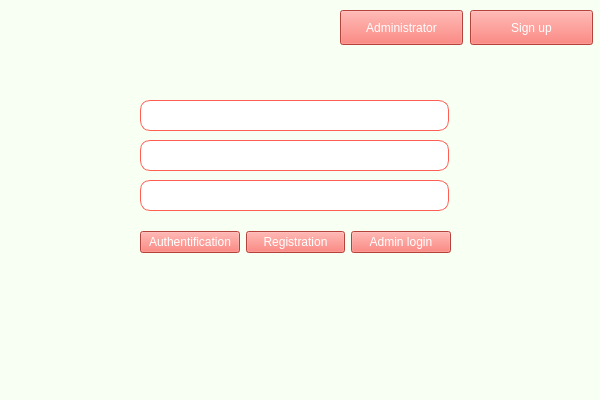
<?xml version="1.0" encoding="UTF-8"?>
<ui version="4.0">
 <class>AuthRegForm</class>
 <widget class="QWidget" name="AuthRegForm">
  <property name="geometry">
   <rect>
    <x>0</x>
    <y>0</y>
    <width>600</width>
    <height>400</height>
   </rect>
  </property>
  <property name="windowTitle">
   <string>Form</string>
  </property>
  <property name="styleSheet">
   <string notr="true">background-color: rgb(248, 255, 243);</string>
  </property>
  <widget class="QLabel" name="label_email">
   <property name="geometry">
    <rect>
     <x>20</x>
     <y>360</y>
     <width>43</width>
     <height>24</height>
    </rect>
   </property>
   <property name="text">
    <string/>
   </property>
  </widget>
  <widget class="QPushButton" name="pushButton_email">
   <property name="geometry">
    <rect>
     <x>470</x>
     <y>10</y>
     <width>123</width>
     <height>35</height>
    </rect>
   </property>
   <property name="styleSheet">
    <string notr="true">background-color: rgb(255, 94, 83);
color: rgb(255, 255, 255);
font: 9pt &quot;Segoe Print&quot;;
</string>
   </property>
   <property name="text">
    <string>Sign up</string>
   </property>
  </widget>
  <widget class="QWidget" name="layoutWidget">
   <property name="geometry">
    <rect>
     <x>140</x>
     <y>210</y>
     <width>311</width>
     <height>64</height>
    </rect>
   </property>
   <layout class="QHBoxLayout" name="horizontalLayout">
    <item>
     <widget class="QPushButton" name="pushButton_auth">
      <property name="styleSheet">
       <string notr="true">background-color: rgb(255, 94, 83);
color: rgb(255, 255, 255);
font: 9pt &quot;Segoe Print&quot;;</string>
      </property>
      <property name="text">
       <string>Authentification</string>
      </property>
     </widget>
    </item>
    <item>
     <widget class="QPushButton" name="pushButton_registration">
      <property name="styleSheet">
       <string notr="true">background-color: rgb(255, 94, 83);
color: rgb(255, 255, 255);
font: 9pt &quot;Segoe Print&quot;;</string>
      </property>
      <property name="text">
       <string>Registration</string>
      </property>
     </widget>
    </item>
    <item>
     <widget class="QPushButton" name="pushButton_adminlogin">
      <property name="styleSheet">
       <string notr="true">background-color: rgb(255, 94, 83);
color: rgb(255, 255, 255);
font: 9pt &quot;Segoe Print&quot;;
</string>
      </property>
      <property name="text">
       <string>Admin login</string>
      </property>
     </widget>
    </item>
   </layout>
  </widget>
  <widget class="QLineEdit" name="lineEdit_login">
   <property name="geometry">
    <rect>
     <x>140</x>
     <y>100</y>
     <width>309</width>
     <height>31</height>
    </rect>
   </property>
   <property name="styleSheet">
    <string notr="true">QLineEdit
{
	border: 1px solid rgb(255,94,83);
	border-radius: 10px;
	background-color: rgb(255,255,255);
	padding-left:5px;
}</string>
   </property>
   <property name="text">
    <string/>
   </property>
  </widget>
  <widget class="QLineEdit" name="lineEdit_password">
   <property name="geometry">
    <rect>
     <x>140</x>
     <y>140</y>
     <width>309</width>
     <height>31</height>
    </rect>
   </property>
   <property name="styleSheet">
    <string notr="true">QLineEdit
{
	border: 1px solid rgb(255,94,83);
	border-radius: 10px;
	background-color: rgb(255,255,255);
	padding-left:5px;
}</string>
   </property>
   <property name="text">
    <string/>
   </property>
  </widget>
  <widget class="QLineEdit" name="lineEdit_email">
   <property name="geometry">
    <rect>
     <x>140</x>
     <y>180</y>
     <width>309</width>
     <height>31</height>
    </rect>
   </property>
   <property name="styleSheet">
    <string notr="true">QLineEdit
{
	border: 1px solid rgb(255,94,83);
	border-radius: 10px;
	background-color: rgb(255,255,255);
	padding-left:5px;
}</string>
   </property>
  </widget>
  <widget class="QPushButton" name="pushButton_admin">
   <property name="geometry">
    <rect>
     <x>340</x>
     <y>10</y>
     <width>123</width>
     <height>35</height>
    </rect>
   </property>
   <property name="styleSheet">
    <string notr="true">background-color: rgb(255, 94, 83);
color: rgb(255, 255, 255);
font: 9pt &quot;Segoe Print&quot;;
</string>
   </property>
   <property name="text">
    <string>Administrator</string>
   </property>
  </widget>
 </widget>
 <resources/>
 <connections/>
</ui>
